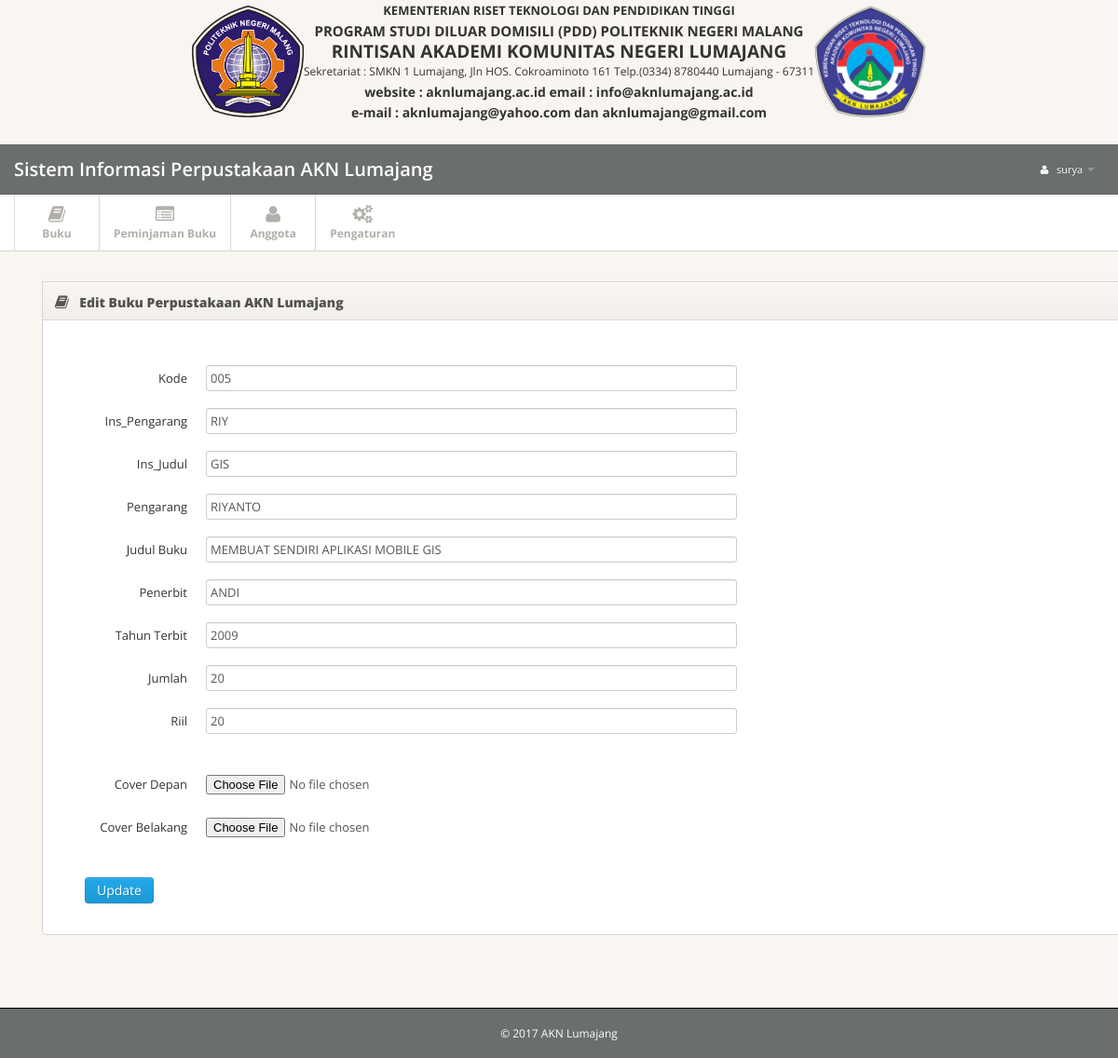
The app's page /dashboard.php?pages=edit-buku-perpus&id=3 (signed in) with its own data.
### tables this page shows
CREATE TABLE `daftar_buku_perpus` (
  `id` int(10) NOT NULL,
  `kode` varchar(255) NOT NULL,
  `ins_pengarang` varchar(255) NOT NULL,
  `ins_judul` varchar(255) NOT NULL,
  `pengarang` varchar(255) NOT NULL,
  `judul_buku` varchar(255) NOT NULL,
  `penerbit` varchar(255) NOT NULL,
  `tahun_terbit` year(4) NOT NULL,
  `jumlah` int(10) NOT NULL,
  `riil` int(10) NOT NULL,
  `kurang` int(10) NOT NULL,
  `keterangan` varchar(255) NOT NULL,
  `cover_depan` varchar(200) NOT NULL,
  `cover_belakang` varchar(200) NOT NULL
);

### pages/edit-buku-perpus.php (the view, shortened to what this page needs)
<?php
$id = $_GET['id'];
$query = mysql_query("SELECT * FROM daftar_buku_perpus WHERE id='$id'");
$hasil = mysql_fetch_array($query);
?>
<div class="row">
<div class="span12">
	      		<div class="widget ">
	      			<div class="widget-header">
	      				<i class="icon-book"></i>
	      				<h3>Edit Buku Perpustakaan AKN Lumajang</h3>
	  				</div>
					<div class="widget-content">
							<div class="tab-content">
								<div class="tab-pane active" id="formcontrols">
								<form id="edit-profile" method="post" class="form-horizontal" enctype="multipart/form-data">
									<fieldset>
										<div class="control-group">
											<label class="control-label" for="id"></label>
										</div>
										<div class="control-group">
											<label class="control-label" for="kode">Kode</label>
											<div class="controls">
												<input type="text" class="span6" name="kode" id="kode" value="<?php echo $hasil['kode']; ?>">
											</div>
										</div>
										<div class="control-group">
											<label class="control-label" for="ins_pengarang">Ins_Pengarang</label>
											<div class="controls">
												<input type="text" class="span6" id="ins_pengarang" name="ins_pengarang" value="<?php echo $hasil['ins_pengarang']; ?>">
											</div>
										</div>
										<div class="control-group">
											<label class="control-label" for="ins_judul">Ins_Judul</label>
											<div class="controls">
												<input type="text" class="span6" id="ins_judul" name="ins_judul" value="<?php echo $hasil['ins_judul']; ?>">
											</div>
										</div>
										<div class="control-group">
											<label class="control-label" for="pengarang">Pengarang</label>
											<div class="controls">
												<input type="text" class="span6" id="pengarang" name="pengarang" value="<?php echo $hasil['pengarang']; ?>">
											</div>
										</div>
										<div class="control-group">
											<label class="control-label" for="judul_buku">Judul Buku</label>
											<div class="controls">
												<input type="text" class="span6" id="judul_buku" name="judul_buku" value="<?php echo $hasil['judul_buku']; ?>">
											</div>
										</div>
										<div class="control-group">
											<label class="control-label" for="penerbit">Penerbit</label>
											<div class="controls">
												<input type="text" class="span6" id="penerbit" name="penerbit" value="<?php echo $hasil['penerbit']; ?>">
											</div>
										</div>
										<div class="control-group">
											<label class="control-label" for="tahun_terbit">Tahun Terbit</label>
											<div class="controls">
												<input type="text" class="span6" id="tahun_terbit" name="tahun_terbit" value="<?php echo $hasil['tahun_terbit']; ?>">
											</div>
										</div>
										<div class="control-group">
											<label class="control-label" for="firstname">Jumlah</label>
											<div class="controls">
												<input type="text" class="span6" name="jumlah" value="<?php echo $hasil['jumlah']; ?>" >
											</div>
										</div>
										<div class="control-group">
											<label class="control-label" for="firstname">Riil</label>
											<div class="controls">
												<input type="text" class="span6" name="riil" value="<?php echo $hasil['riil']; ?>" >
											</div>
										</div>
										<br>
										<div class="control-group">
											<label class="control-label" for="gambar">Cover Depan</label>
											<div class="controls">
												<input type="file" class="span0" id="gambar" name="cover_depan">
											</div>
										</div>
											<div class="control-group">
											<label class="control-label" for="gambar">Cover Belakang</label>
											<div class="controls">
												<input type="file" class="span0" id="gambar" name="cover_belakang">
											</div>
										</div>
										<br>
										<div class="span3">
											<button type="submit" name="kirim" class="btn btn-primary">Update</button>
										</div>
									</fieldset>
								</form>
								</div>
							</div>
						</div>
					</div>
				</div>
</div>

### css/style.css (style rules this page uses)
body { background: #f9f6f1; font: 13px/1.7em 'Open Sans'; }
input, button, select, textarea { font-family: 'Open Sans'; }
.widget { position: relative; clear: both; width: auto; margin-bottom: 2em; overflow: hidden; }
.widget-header { position: relative; height: 40px; line-height: 40px; background: #f9f6f1; background:-moz-linear-gradient(top, #f9f6f1 0%, #f2efea 100%); background:-webkit-gradient(linear, left top, left bottom, color-stop(0%,#f9f6f1), color-stop(100%,#f2efea)); background:-webkit-linear-gradient(top, #f9f6f1 0%,#f2efea 100%); background:-o-linear-gradient(top, #f9f6f1 0%,#f2efea 100%); background:-ms-linear-gradient(top, #f9f6f1 0%,#f2efea 100%); background:linear-gradient(top, #f9f6f1 0%,#f2efea 100%); filter: progid:DXImageTransform.Microsoft.gradient(startColorstr='#f9f6f1', endColorstr='#f2efea'); -ms-filter: "progid:DXImageTransform.Microsoft.gradient(startColorstr='#f9f6f1', endColorstr='#f2efea')"; border: 1px solid #d6d6d6; -webkit-background-clip: padding-box; }
.widget-header h3 { position: relative; top: 2px; left: 10px; display: inline-block; margin-right: 3em; font-size: 14px; font-weight: 800; color: #525252; line-height: 18px; text-shadow: 1px 1px 2px rgba(255,255,255,.5); }
.widget-header [class^="icon-"], .widget-header [class*=" icon-"] { display: inline-block; margin-left: 13px; margin-right: -2px; font-size: 16px; color: #555; vertical-align: middle; }
.widget-content { padding: 20px 15px 15px; background: #FFF; border: 1px solid #D5D5D5; -moz-border-radius: 5px; -webkit-border-radius: 5px; border-radius: 5px; }
.widget-header+.widget-content { border-top: none; -webkit-border-top-left-radius: 0; -webkit-border-top-right-radius: 0; -moz-border-radius-topleft: 0; -moz-border-radius-topright: 0; border-top-left-radius: 0; border-top-right-radius: 0; }
.widget-content:before, .widget-content:after { content:""; display:table; }
.widget-content:after { clear:both; }
.widget-content { zoom:1; }

### records on screen
daftar_buku_perpus: kode "005", ins_pengarang "RIY", ins_judul "GIS", pengarang "RIYANTO", judul_buku "MEMBUAT SENDIRI APLIKASI MOBILE GIS", penerbit "ANDI", tahun_terbit "2009", jumlah "20", riil "20"

### other values on screen
$_SESSION['username'] "surya"
